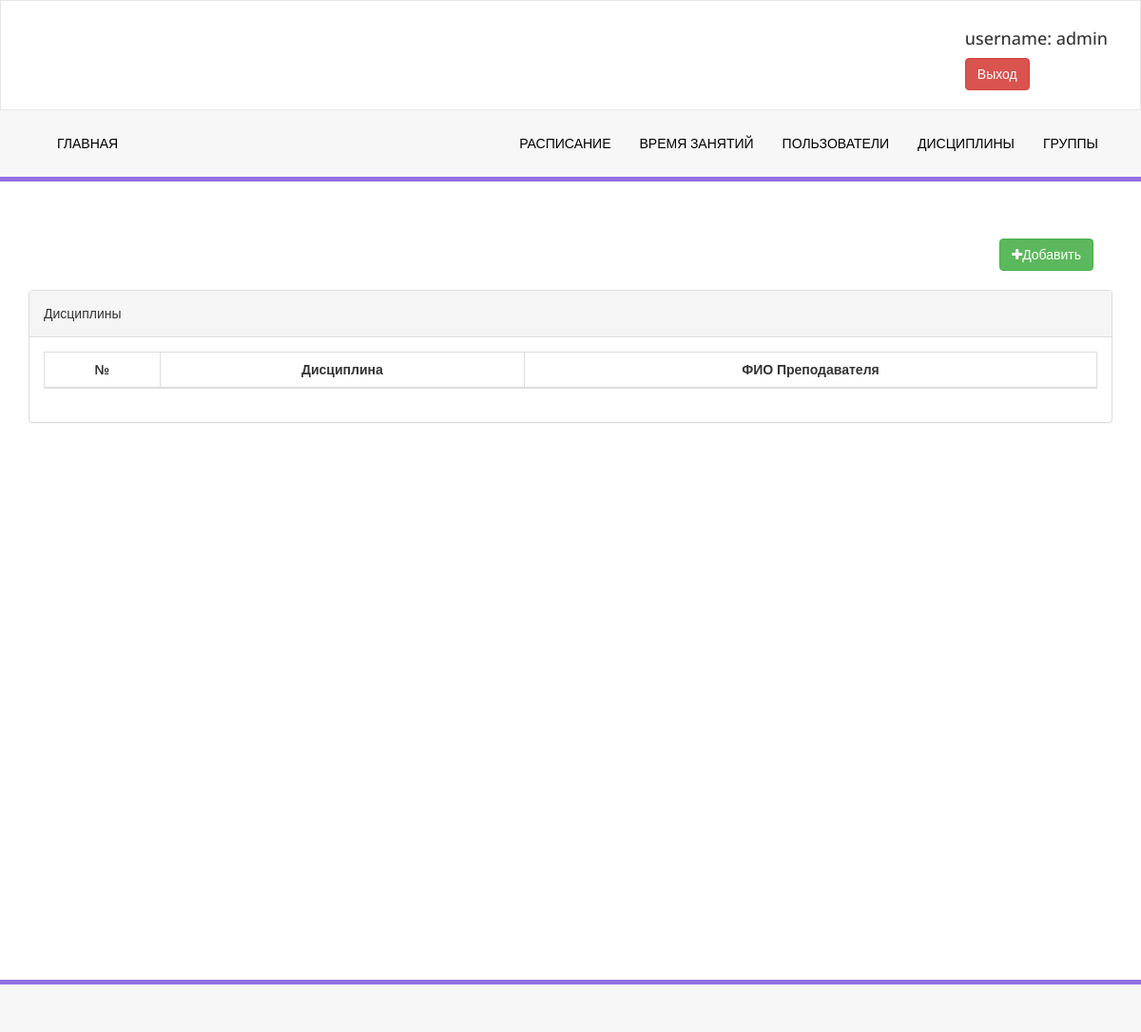
/lesson/info/list/ (signed in), run on an earlier commit of the app's database.
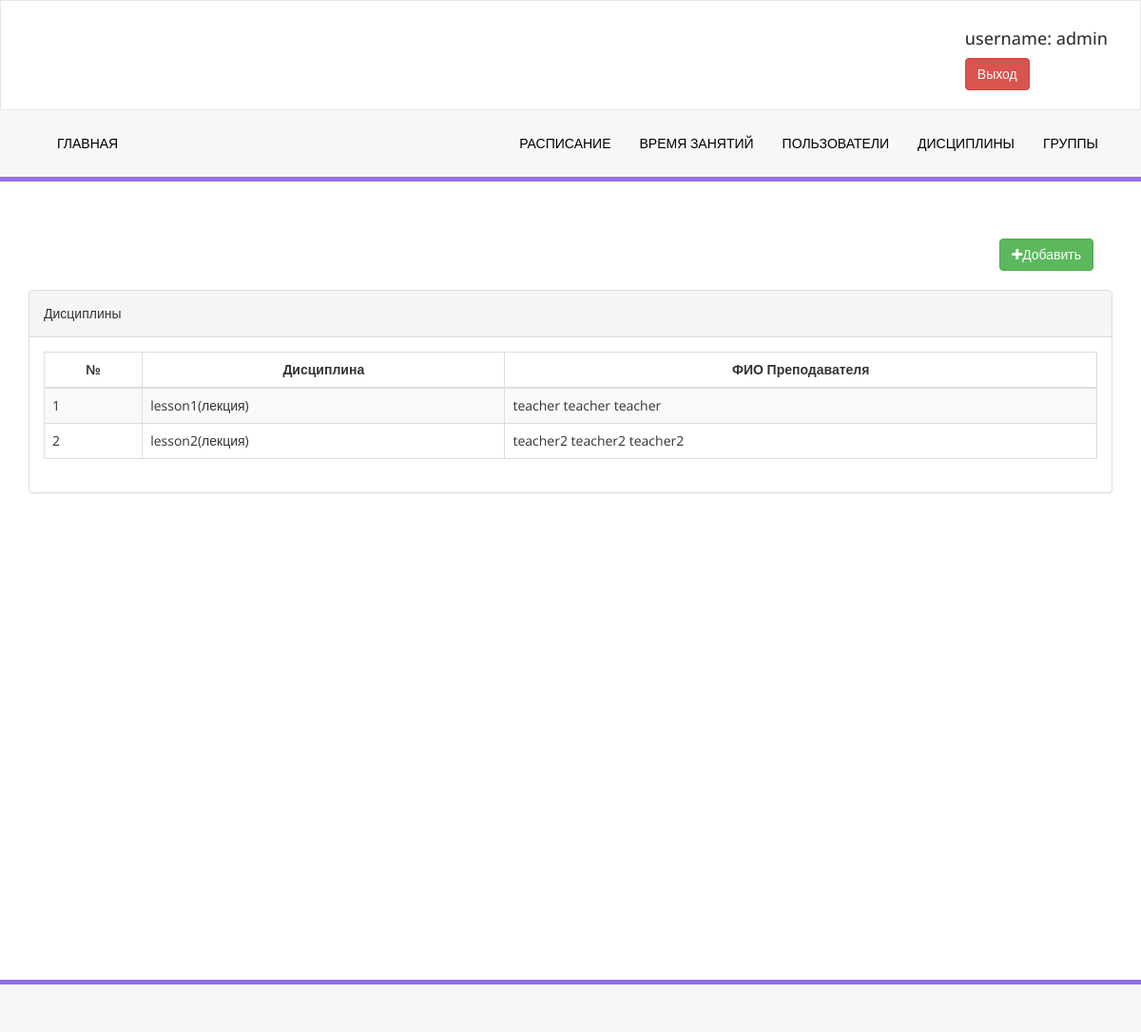
And on a later commit of the database.
### Lesson/models.py (models this page shows, shortened)
class LessonInfo(models.Model):
    name = models.CharField(max_length=255)
    type = models.ForeignKey(LessonType, on_delete=models.CASCADE)
    teacher = models.ForeignKey(Profile, on_delete=models.CASCADE, limit_choices_to={'level': "Teacher"})

class LessonType(models.Model):
    name = models.CharField(max_length=255)
    def __str__(self):
        return self.name

### Profile/models.py (models this page shows, shortened)
class Profile(models.Model):
    LEVEL = (
        ("Teacher", "Преподаватель"),
        ("Student", "Студент"),
        ("Training_division", "Учебный отдел")
    )
    user = models.OneToOneField(User, on_delete=models.CASCADE)
    first_name = models.CharField(max_length=255, null=True)
    last_name = models.CharField(max_length=255, null=True)
    otchestvo = models.CharField(max_length=255, null=True)
    level = models.CharField(max_length=255, choices=LEVEL)

### Lesson/views.py (the view)
# urls.py: path('info/list/', views.LessonInfoListView.as_view(), name='info'),
class LessonInfoListView(LoginRequiredMixin, generic.ListView):
    template_name = 'lesson/list.html'
    model = LessonInfo
    def get_queryset(self):
        if self.request.user.profile.level == "Training_division":
            return LessonInfo.objects.all()
        elif self.request.user.profile.level == "Teacher":
            return LessonInfo.objects.filter(teacher_id=self.request.user.profile.id)
        elif self.request.user.profile.level == "Student":
            return LessonInfo.objects.filter(lesson__group__in=self.request.user.profile.studentgroup_set.all())
        return LessonInfo.objects.none()

### templates/lesson/list.html
{% extends "base.html" %}
{% block content %}
    {% if request.user.profile.level == "Training_division" %}
    <div class="row">
        <div class="col-md-12">
            <div class="right-div">
                <a class="btn btn-success" href="{% url 'lesson:lesson_info_create' %}"> <i class="fa fa-plus "></i>Добавить</a>
            </div>
        </div>
    </div>
    {% endif %}
    <div class="row">
        <div class="col-md-12">
            <div class="panel panel-default">
                <div class="panel-heading">
                    Дисциплины
                </div>
                <div class="panel-body">
                    <div class="table-responsive">
                        <table class="table table-striped table-bordered table-hover" id="lesson_info_table">
                            <thead>
                            <tr>
                                <th class="text-center">№</th>
                                <th class="text-center">Дисциплина</th>
                                <th class="text-center">ФИО Преподавателя</th>
                            </tr>
                            </thead>
                            <tbody>
                            {% for lesson in lessoninfo_list %}
                                <tr class="odd gradeX">
                                    <td>{{ forloop.counter }}</td>
                                    <td>{{ lesson.name }}({{ lesson.type }})</td>
                                    <td>{% if  lesson.teacher.last_name %}{{ lesson.teacher.last_name }}{% endif %} {% if  lesson.teacher.first_name %}{{ lesson.teacher.first_name }}{% endif %} {% if  lesson.teacher.otchestvo %}{{ lesson.teacher.otchestvo }}{% endif %}</td>
                                </tr>
                            {% endfor %}
                            </tbody>
                        </table>
                    </div>
                </div>
            </div>
        </div>
    </div>
    </div>
{% endblock %}

What changed in the data, as far as the page shows it:
added LessonInfo: name "lesson1", type "лекция", teacher.last_name "teacher", teacher.first_name "teacher", teacher.otchestvo "teacher"
added LessonInfo: name "lesson2", type "лекция", teacher.last_name "teacher2", teacher.first_name "teacher2", teacher.otchestvo "teacher2"
